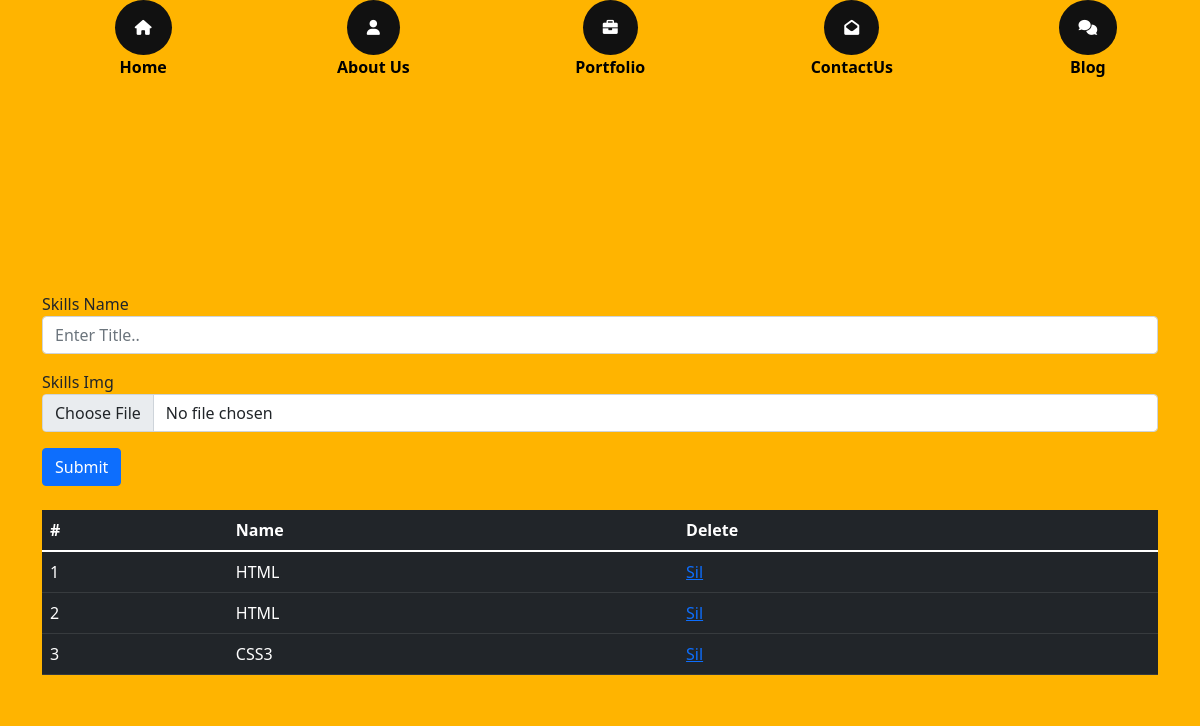
Before: /admin/skills with the older database file.
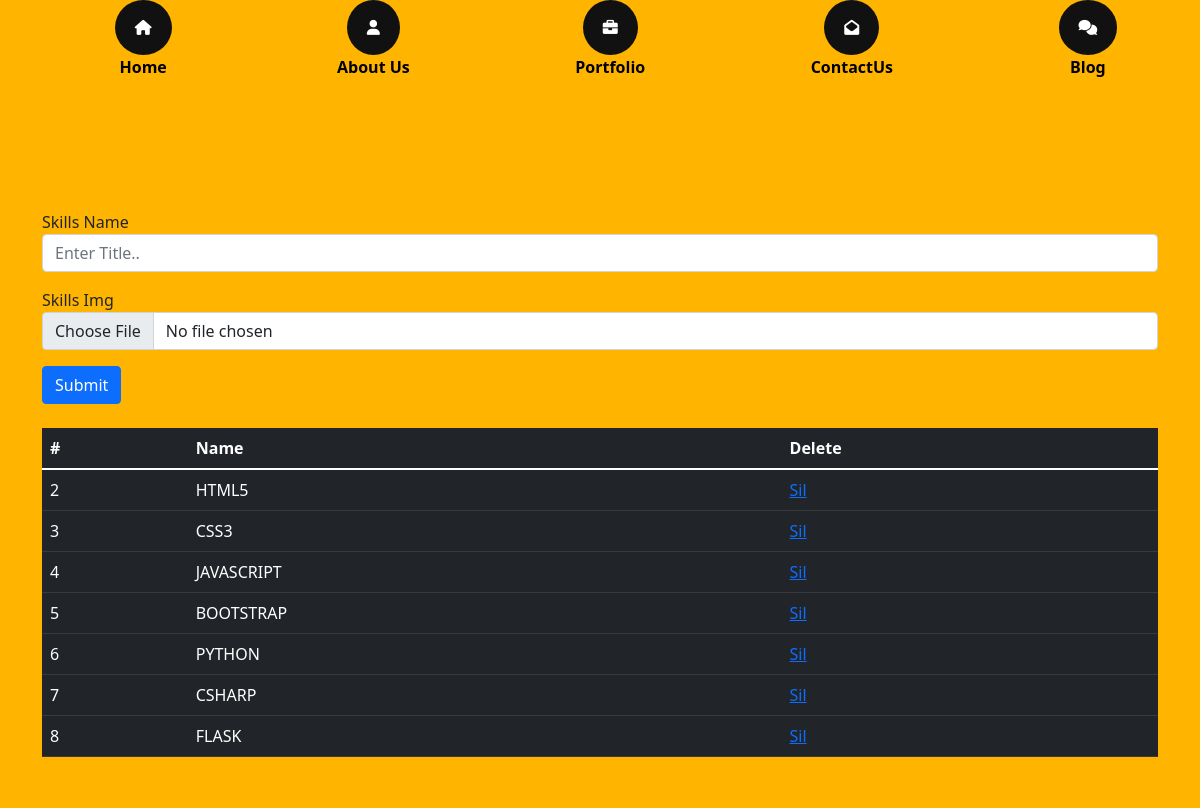
After: the same page with the newer database file.
### modules.py (models this page shows)
class Skills (db.Model):
    id=db.Column(db.Integer,primary_key=True)
    skills_img = db.Column(db.String(150))
    skills_title = db.Column(db.String(50))

### routes/admin/routes.py (the view, shortened to what this page needs)
@app.route("/admin/skills", methods=["GET","POST"])
def skills():
    from modules import Skills
    import os
    from run import db
    from werkzeug.utils import secure_filename
    skills = Skills.query.all()
    return render_template("admin/skills.html", skills=skills)

### templates/admin/skills.html
{% extends "admin/base.html" %} {% block content %}
<div class="main">
    <div class="container">
        <form action="/admin/skills" method="POST" enctype="multipart/form-data">
            <div class="form-group">
                <label class="text-dark" for="exampleInputEmail1">Skills Name</label>
                <input type="text" name="skills_title" class="form-control" id="exampleInputEmail1" aria-describedby="emailHelp" placeholder="Enter Title..">
            </div>
            <div class="form-group mt-3">
                <label for="exampleInputPassword1">Skills Img</label>
                <input type="file" name="skills_img" class="form-control">
            </div>
            <button type="submit" class="btn btn-primary mt-3">Submit</button>
            <table class="table table-dark my-4">
                <thead>
                    <tr>
                        <th scope="col">#</th>
                        <th scope="col">Name</th>
                        <th scope="col">Delete</th>
                    </tr>
                </thead>
                <thead>
                    {% for skill in skills %}
                    <tr>
                        <td>{{skill.id}}</td>
                        <td>{{skill.skills_title}}</td>
                        <td><a href="/skillsDelete/{{skill.id}}">Sil</a></td>
                    </tr>
                    {% endfor %}
                </thead>
            </table>
        </form>
    </div>
</div>
{% endblock %}

### templates/admin/base.html (shortened to what this page needs)
<!DOCTYPE html>
<html lang="en">
<head>
    <link rel="stylesheet" href="../../static/css/base.css">
    <link rel="stylesheet" href="/static/css/bootstrap.css">
    <link rel="stylesheet" href="https://cdnjs.cloudflare.com/ajax/libs/font-awesome/6.0.0-beta2/css/all.min.css"
    />
</head>
<body>
    <div class="nav-bar">
        <ul>
            <li><a href="/admin/home"><i class="fas fa-home"></i></a><span>Home</span></li>
            <li><a href="/admin/skills"><i class="fas fa-user"></i></a><span>About Us</span></li>
            <li><a href="/admin/portfolio"><i class="fas fa-briefcase"></i></a><span>Portfolio</span></li>
            <li><a href="/admin/base"><i class="fas fa-envelope-open"></i></a><span>ContactUs</span></li>
            <li><a href="/admin/blog"><i class="fas fa-comments"></i></a><span>Blog</span></li>
        </ul>
    </div>
    {% block content %} {% endblock %}
</body>
</html>

### static/css/base.css (style rules this page uses)
body { margin: 0; padding: 0; border: 0; font-size: 100%; font: inherit; vertical-align: baseline; background-color: #252525; background-image: linear-gradient(45deg, #ffb400 50%, #252525 35%, #ffb400 42%); }
.container { background-color: #ffb400; width: 100%; margin: 0 auto; }
ul { display: flex; list-style-type: none; justify-content: space-around; margin: 0px; }
.nav-bar i { border-radius: 50%; color: white; padding: 20px 20px 20px 20px; font-size: 15px; background: #111; cursor: pointer; margin: 0px; }
.main { height: 100vh; display: flex; align-items: center; justify-content: center; }
ul li { display: grid; text-align: center; }
li span { color: black; font-weight: 600; font-style: normal; }

Changed rows visible on the page:
removed Skills: id "1", skills_title "HTML"
changed Skills id 2: skills_title "HTML" → "HTML5"
added Skills: id "4", skills_title "JAVASCRIPT"
added Skills: id "5", skills_title "BOOTSTRAP"
added Skills: id "6", skills_title "PYTHON"
added Skills: id "7", skills_title "CSHARP"
added Skills: id "8", skills_title "FLASK"
